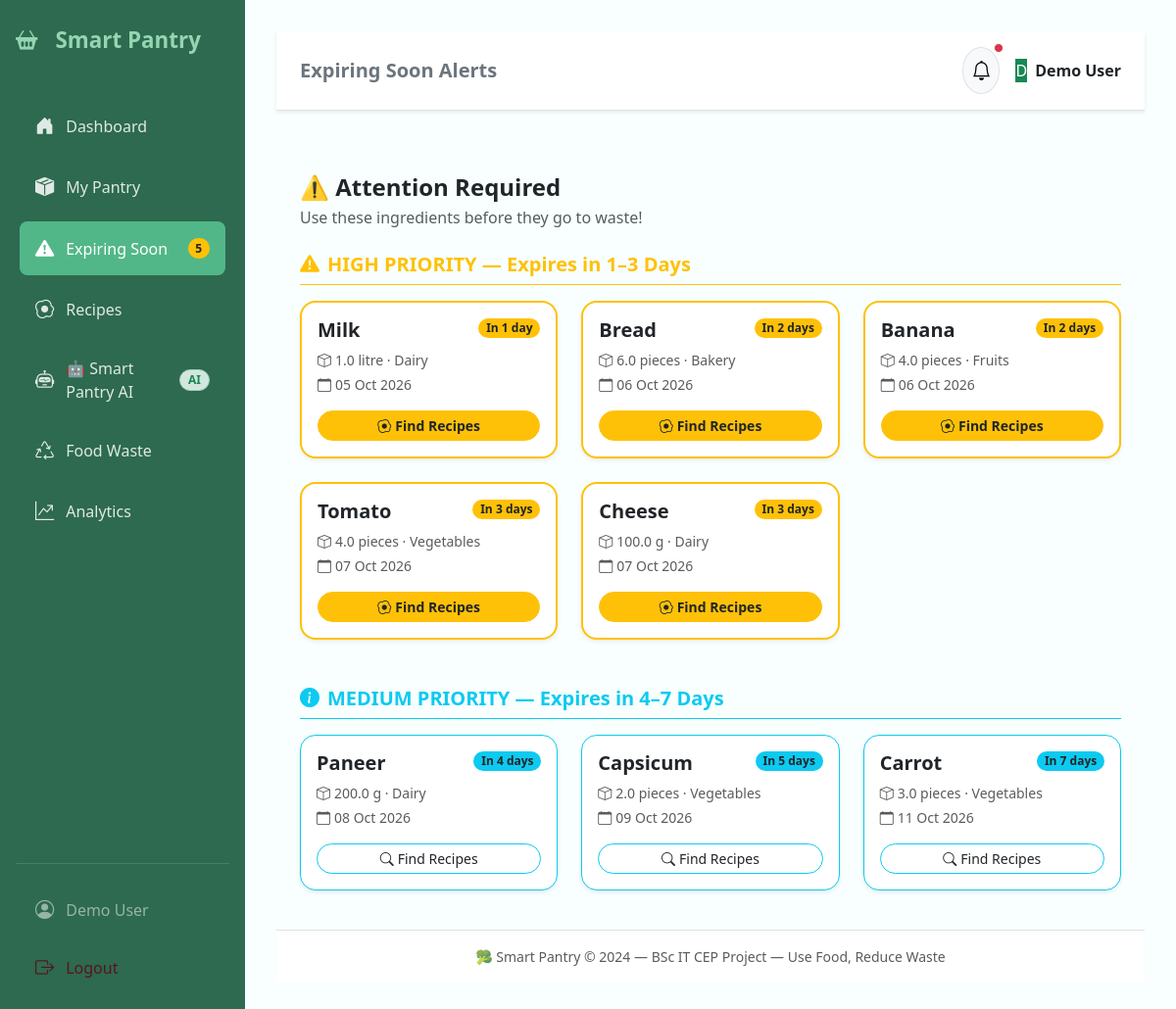
Screenshot of /expiring/ (signed in) with the database file from the repository.
### models/pantry.py (models this page shows)
class PantryItem(db.Model):
    __tablename__ = 'pantry_items'
    id = db.Column(db.Integer, primary_key=True)
    user_id = db.Column(db.Integer, db.ForeignKey('users.id'), nullable=False)
    name = db.Column(db.String(100), nullable=False)
    category = db.Column(db.String(50), nullable=False)
    quantity = db.Column(db.Float, nullable=False)
    unit = db.Column(db.String(20), nullable=False)
    purchase_date = db.Column(db.Date, nullable=False)
    expiry_date = db.Column(db.Date, nullable=False)
    status = db.Column(db.String(20), default='available')
    created_at = db.Column(db.DateTime, server_default=db.func.now())
    user = relationship('User', backref='pantry_items')
    CATEGORIES = ['Dairy', 'Fruits', 'Vegetables', 'Grains', 'Bakery', 'Meat', 'Seafood', 'Frozen', 'Beverages', 'Snacks', 'Spices', 'Other']
    UNITS = ['pieces', 'kg', 'g', 'litre', 'ml', 'packet', 'bottle', 'box']
    @property
    def days_remaining(self):
        if self.expiry_date:
            return (self.expiry_date - date.today()).days
        return 0
    @property
    def computed_status(self):
        if self.status != 'available':
            return self.status
        days = self.days_remaining
        if days < 0:
            return 'Expired'
        elif days == 0:
            return 'Expires Today'
        elif days <= 3:
            return 'Expiring Soon'
        elif days <= 7:
            return 'Use Soon'
        else:
            return 'Fresh'

### routes/expiring.py (the view)
@expiring_bp.route('')
@expiring_bp.route('/')
@login_required
def index():
    user_id = session['user_id']
    items = PantryItem.query.filter_by(user_id=user_id, status='available').all()
    expired = []
    today = []
    high_priority = []
    medium_priority = []
    for item in items:
        days = item.days_remaining
        if days < 0:
            expired.append(item)
        elif days == 0:
            today.append(item)
        elif 1 <= days <= 3:
            high_priority.append(item)
        elif 4 <= days <= 7:
            medium_priority.append(item)
    expired.sort(key=lambda x: x.days_remaining)
    today.sort(key=lambda x: x.name)
    high_priority.sort(key=lambda x: x.days_remaining)
    medium_priority.sort(key=lambda x: x.days_remaining)
    notifications = _get_notifications(user_id)
    return render_template('expiring.html',
                           expired=expired,
                           today=today,
                           high_priority=high_priority,
                           medium_priority=medium_priority,
                           notifications=notifications)

### routes/expiring.py (called while the page is built)
def _get_notifications(user_id):
    from services.expiry_service import get_pantry_summary
    summary = get_pantry_summary(user_id)
    return {
        'expiring_count': summary.get('expiring_soon_count', 0),
        'expired_count': summary.get('expired_count', 0),
    }

### services/expiry_service.py (called while the page is built)
def get_pantry_summary(user_id):
    items = PantryItem.query.filter_by(user_id=user_id, status='available').all()
    total = len(items)
    fresh = 0
    expiring_soon = 0
    expired = 0
    for item in items:
        status = item.computed_status
        if status in ['Fresh', 'Use Soon']:
            fresh += 1
        elif status in ['Expiring Soon', 'Expires Today']:
            expiring_soon += 1
        elif status == 'Expired':
            expired += 1
    wasted_count = PantryItem.query.filter_by(user_id=user_id, status='wasted').count()
    consumed_count = PantryItem.query.filter_by(user_id=user_id, status='consumed').count()
    return {
        'total_items': total,
        'fresh_count': fresh,
        'expiring_soon_count': expiring_soon,
        'expired_count': expired,
        'wasted_count': wasted_count,
        'consumed_count': consumed_count,
    }

### utils.py (called while the page is built)
def login_required(f):
    @wraps(f)
    def decorated(*args, **kwargs):
        if 'user_id' not in session:
            flash('Please log in to access this page.', 'warning')
            return redirect(url_for('auth.login'))
        return f(*args, **kwargs)
    return decorated

### templates/expiring.html (shortened to what this page needs)
{% extends "base.html" %}
{% block page_title %}Expiring Soon Alerts{% endblock %}
{% block content %}
<div class="mb-4">
    <h4 class="fw-bold mb-1">⚠️ Attention Required</h4>
    <p class="text-muted">Use these ingredients before they go to waste!</p>
</div>
{% if high_priority %}
<div class="mb-5">
    <h5 class="text-warning fw-bold mb-3 border-bottom pb-2 border-warning">
        <i class="bi bi-exclamation-triangle-fill me-2"></i>HIGH PRIORITY — Expires in 1–3 Days
    </h5>
    <div class="row row-cols-1 row-cols-md-2 row-cols-lg-3 g-4">
        {% for item in high_priority %}
        <div class="col">
            <div class="card border-warning border-2 h-100 shadow-sm rounded-4">
                <div class="card-body">
                    <div class="d-flex justify-content-between align-items-start mb-2">
                        <h5 class="fw-bold mb-0 text-dark">{{ item.name }}</h5>
                        <span class="badge bg-warning text-dark rounded-pill">
                            In {{ item.days_remaining }} day{{ 's' if item.days_remaining != 1 }}
                        </span>
                    </div>
                    <p class="text-muted small mb-1">
                        <i class="bi bi-box me-1"></i>{{ item.quantity }} {{ item.unit }} · {{ item.category }}
                    </p>
                    <p class="text-muted small mb-3">
                        <i class="bi bi-calendar me-1"></i>{{ item.expiry_date.strftime('%d %b %Y') }}
                    </p>
                    <a href="{{ url_for('recipes.list_recipes') }}?q={{ item.name }}"
                       class="btn btn-sm btn-warning text-dark w-100 rounded-pill fw-bold">
                        <i class="bi bi-egg-fried me-1"></i>Find Recipes
                    </a>
                </div>
            </div>
        </div>
        {% endfor %}
    </div>
</div>
{% endif %}
{% if medium_priority %}
<div class="mb-4">
    <h5 class="text-info fw-bold mb-3 border-bottom pb-2 border-info">
        <i class="bi bi-info-circle-fill me-2"></i>MEDIUM PRIORITY — Expires in 4–7 Days
    </h5>
    <div class="row row-cols-1 row-cols-md-2 row-cols-lg-3 g-4">
        {% for item in medium_priority %}
        <div class="col">
            <div class="card border-info h-100 shadow-sm rounded-4">
                <div class="card-body">
                    <div class="d-flex justify-content-between align-items-start mb-2">
                        <h5 class="fw-bold mb-0 text-dark">{{ item.name }}</h5>
                        <span class="badge bg-info text-dark rounded-pill">
                            In {{ item.days_remaining }} days
                        </span>
                    </div>
                    <p class="text-muted small mb-1">
                        <i class="bi bi-box me-1"></i>{{ item.quantity }} {{ item.unit }} · {{ item.category }}
                    </p>
                    <p class="text-muted small mb-3">
                        <i class="bi bi-calendar me-1"></i>{{ item.expiry_date.strftime('%d %b %Y') }}
                    </p>
                    <a href="{{ url_for('recipes.list_recipes') }}?q={{ item.name }}"
                       class="btn btn-sm btn-outline-info text-dark w-100 rounded-pill">
                        <i class="bi bi-search me-1"></i>Find Recipes
                    </a>
                </div>
            </div>
        </div>
        {% endfor %}
    </div>
</div>
{% endif %}
{% endblock %}

### static/css/style.css (style rules this page uses)
:root { --primary: #2d6a4f; --secondary: #52b788; --accent: #95d5b2; --warning: #f4a261; --danger: #e76f51; --light-bg: #f8fffe; --card-shadow: 0 2px 15px rgba(0,0,0,0.08); }
body { font-family: 'Segoe UI', Tahoma, Geneva, Verdana, sans-serif; background-color: var(--light-bg); }

### rows the page displays
PantryItem: name "Milk", days_remaining "1", quantity "1.0", unit "litre", category "Dairy", expiry_date "05 Oct 2026"
PantryItem: name "Bread", days_remaining "2", expiry_date "s", quantity "6.0", unit "pieces", category "Bakery", expiry_date "06 Oct 2026"
PantryItem: name "Banana", days_remaining "2", expiry_date "s", quantity "4.0", unit "pieces", category "Fruits", expiry_date "06 Oct 2026"
PantryItem: name "Tomato", days_remaining "3", expiry_date "s", quantity "4.0", unit "pieces", category "Vegetables", expiry_date "07 Oct 2026"
PantryItem: name "Cheese", days_remaining "3", expiry_date "s", quantity "100.0", unit "g", category "Dairy", expiry_date "07 Oct 2026"
PantryItem: name "Paneer", days_remaining "4", quantity "200.0", unit "g", category "Dairy", expiry_date "08 Oct 2026"
PantryItem: name "Capsicum", days_remaining "5", quantity "2.0", unit "pieces", category "Vegetables", expiry_date "09 Oct 2026"
PantryItem: name "Carrot", days_remaining "7", quantity "3.0", unit "pieces", category "Vegetables", expiry_date "11 Oct 2026"

### other values shown
{{ notifications.expiring_count }} "5"
{{ session.get('user_name', 'User') }} "Demo User"
{{ session.get('user_name', 'U')[0].upper() }} "D"
